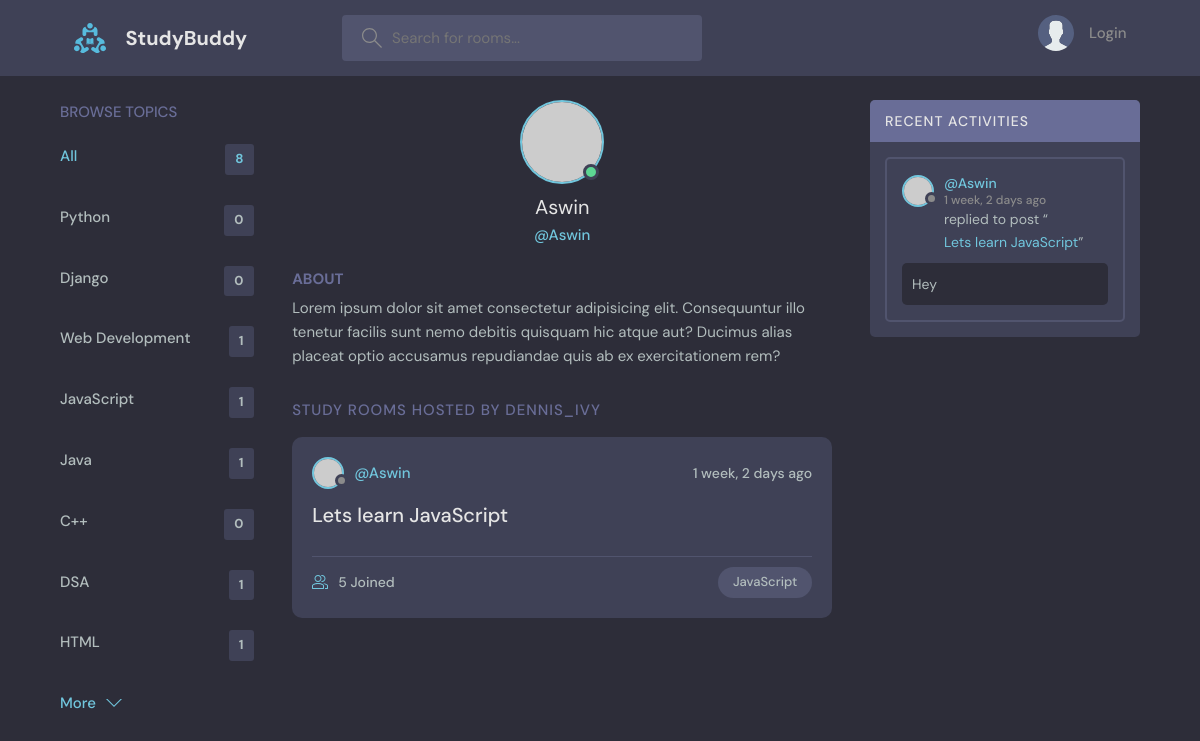
Page /profile/1/ on the committed database.
### base/models.py (models this page shows, shortened)
class Topic(models.Model):
    name = models.CharField(max_length=200)

class Room(models.Model):
    host = models.ForeignKey(User, on_delete=models.SET_NULL, null=True)
    topic = models.ForeignKey(Topic, on_delete=models.SET_NULL, null=True)
    name = models.CharField(max_length=200)
    description = models.TextField(null=True, blank=True)
    participants = models.ManyToManyField(
        User, related_name='participants', blank=True)
    updated = models.DateTimeField(auto_now=True)
    created = models.DateTimeField(auto_now_add=True)
    class Meta():
        ordering = ['-updated', '-created']
    def __str__(self):
        return self.name

class Message(models.Model):
    user = models.ForeignKey(User, on_delete=models.CASCADE)
    room = models.ForeignKey(Room, on_delete=models.CASCADE)
    body = models.TextField()
    updated = models.DateTimeField(auto_now=True)
    created = models.DateTimeField(auto_now_add=True)
    class Meta():
        ordering = ['-updated', '-created']

### base/views.py (the view)
# urls.py: path('profile/<str:pk>/', views.userProfile, name='user-profile'),
def userProfile(request, pk):
    user = User.objects.get(id=pk)
    rooms = user.room_set.all()
    room_messages = user.message_set.all()
    topics = Topic.objects.all()
    context = {'user': user, 'rooms': rooms,
               'room_messages': room_messages, 'topics': topics}
    return render(request, 'base/profile.html', context)

### base/templates/base/profile.html (shortened to what this page needs)
{% extends 'main.html' %}
{% block content %}
<main class="profile-page layout layout--3">
    <div class="container">
      {% include 'base/topics_component.html' %}
      <div class="roomList">
        <div class="profile">
          <div class="profile__avatar">
            <div class="avatar avatar--large active">
              <img src="https://randomuser.me/api/portraits/men/11.jpg" />
            </div>
          </div>
          <div class="profile__info">
            <h3>{{user.username}}</h3>
            <p>@{{user.username}}</p>
          </div>
          <div class="profile__about">
            <h3>About</h3>
            <p>
              Lorem ipsum dolor sit amet consectetur adipisicing elit. Consequuntur illo tenetur
              facilis sunt nemo debitis quisquam hic atque aut? Ducimus alias placeat optio
              accusamus repudiandae quis ab ex exercitationem rem?
            </p>
          </div>
        </div>
        <div class="roomList__header">
          <div>
            <h2>Study Rooms Hosted by dennis_ivy</a>
            </h2>
          </div>
        </div>
        {% include 'base/feed_component.html' %}
      </div>
      {% include 'base/activity_component.html' %}
    </div>
  </main>
{% endblock %}

### templates/main.html (shortened to what this page needs)
<!DOCTYPE html>
{% load static %}
<html lang="en">
  <head>
    <link rel="stylesheet" href="{% static 'styles/style.css' %}" />
  </head>
  <body>
    {% include 'navbar.html' %}
    {% block content %}
    {% endblock %}
  </body>
</html>

### templates/navbar.html (shortened to what this page needs)
{% load static %}
<header class="header header--loggedIn">
    <div class="container">
      <a href="{% url 'home' %}" class="header__logo">
        <img src="{% static 'images/logo.svg' %}" />
        <h1>StudyBuddy</h1>
      </a>
      <form class="header__search" method="GET" action="{% url 'home' %}">
        <label>
          <input name="q" placeholder="Search for rooms..." />
        </label>
      </form>
      <nav class="header__menu">
        {% if request.user.is_authenticated %}
        <div class="header__user">
          <a href="{% url 'update-user' %}">
            <div class="avatar avatar--medium active">
              <img src="https://randomuser.me/api/portraits/men/37.jpg" />
            </div>
            <p>{{request.user.username}}<span>@{{request.user.username}}</span></p>
          </a>
          <button class="dropdown-button">
            <svg version="1.1" xmlns="http://www.w3.org/2000/svg" width="32" height="32" viewBox="0 0 32 32">
              <title>chevron-down</title>
              <path d="M16 21l-13-13h-3l16 16 16-16h-3l-13 13z"></path>
            </svg>
          </button>
        </div>
        {% else %}
        <a href="{% url 'login' %}">
          <img src="{% static 'images/avatar.svg' %}" />
          <p>Login</p>
        </a>
        {% endif %}
      </nav>
    </div>
  </header>

### base/templates/base/topics_component.html
<div class="topics">
  <div class="topics__header">
    <h2>Browse Topics</h2>
  </div>
  <ul class="topics__list">
    <li>
      <a href="{% url 'home' %}" class="active">All <span>{{topics.count}}</span></a>
    </li>
    {% for topic in topics %}
    <li>
      <a href="{% url 'home' %}?q={{topic.name}}">{{topic.name}}<span>{{topic.room_set.all.count}}</span></a>
    </li>
    {% endfor %}
  </ul>
  <a class="btn btn--link" href="{% url 'topics' %}">
    More
    <svg version="1.1" xmlns="http://www.w3.org/2000/svg" width="32" height="32" viewBox="0 0 32 32">
      <title>chevron-down</title>
      <path d="M16 21l-13-13h-3l16 16 16-16h-3l-13 13z"></path>
    </svg>
  </a>
</div>

### base/templates/base/feed_component.html (shortened to what this page needs)
{% for room in rooms %}
<div class="roomListRoom">
  <div class="roomListRoom__header">
    <a href="{% url 'user-profile' room.host.id %}" class="roomListRoom__author">
      <div class="avatar avatar--small">
        <img src="https://randomuser.me/api/portraits/women/11.jpg" />
      </div>
      <span>@{{room.host.username}}</span>
    </a>
    <div class="roomListRoom__actions">
      <span>{{room.created|timesince}} ago</span>
    </div>
  </div>
  <div class="roomListRoom__content">
    <a href="{% url 'room' room.id %}">{{room.name}}</a>
  </div>
  <div class="roomListRoom__meta">
    <a href="{% url 'room' room.id %}" class="roomListRoom__joined">
      {{room.participants.all.count}} Joined
    </a>
    <p class="roomListRoom__topic">{{room.topic.name}}</p>
  </div>
</div>
{% endfor %}

### base/templates/base/activity_component.html (shortened to what this page needs)
<div class="activities">
  <div class="activities__header">
    <h2>Recent Activities</h2>
  </div>
  {% for message in room_messages %}
  <div class="activities__box">
    <div class="activities__boxHeader roomListRoom__header">
      <a href="{% url 'user-profile' message.user.id %}" class="roomListRoom__author">
        <div class="avatar avatar--small">
          <img src="https://randomuser.me/api/portraits/women/11.jpg" />
        </div>
        <p>
          @{{message.user}}
          <span>{{message.created|timesince}} ago</span>
        </p>
      </a>
    </div>
    <div class="activities__boxContent">
      <p>replied to post “<a href="{% url 'room' message.room.id %}">{{message.room}}</a>”</p>
      <div class="activities__boxRoomContent">
       {{message.body}}
      </div>
    </div>
  </div>
{% endfor %}
</div>

### rows in the picture
Topic: name "Python", room_set.all.count "0"
Topic: name "Django", room_set.all.count "0"
Topic: name "Web Development", room_set.all.count "1"
Topic: name "JavaScript", room_set.all.count "1"
Topic: name "Java", room_set.all.count "1"
Topic: name "C++", room_set.all.count "0"
Topic: name "DSA", room_set.all.count "1"
Topic: name "HTML", room_set.all.count "1"
Room: host.username "Aswin", created "1 week, 2 days", name "Lets learn JavaScript", participants.all.count "5", topic.name "JavaScript"
Message: user "Aswin", created "1 week, 2 days", room "Lets learn JavaScript", body "Hey"

### other values in the picture
{{ topics.count }} "8"
{{ user.username }} "Aswin"
